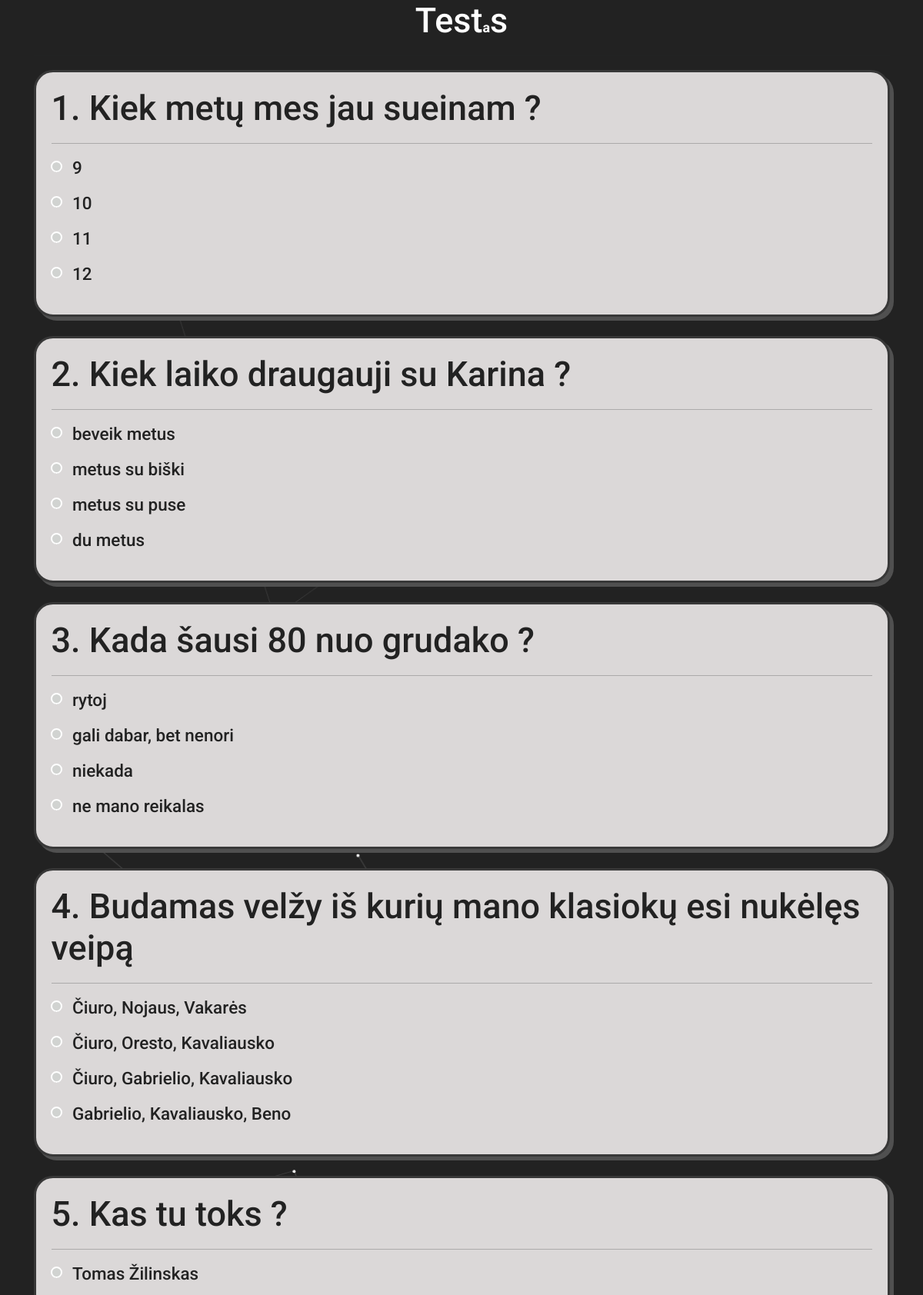
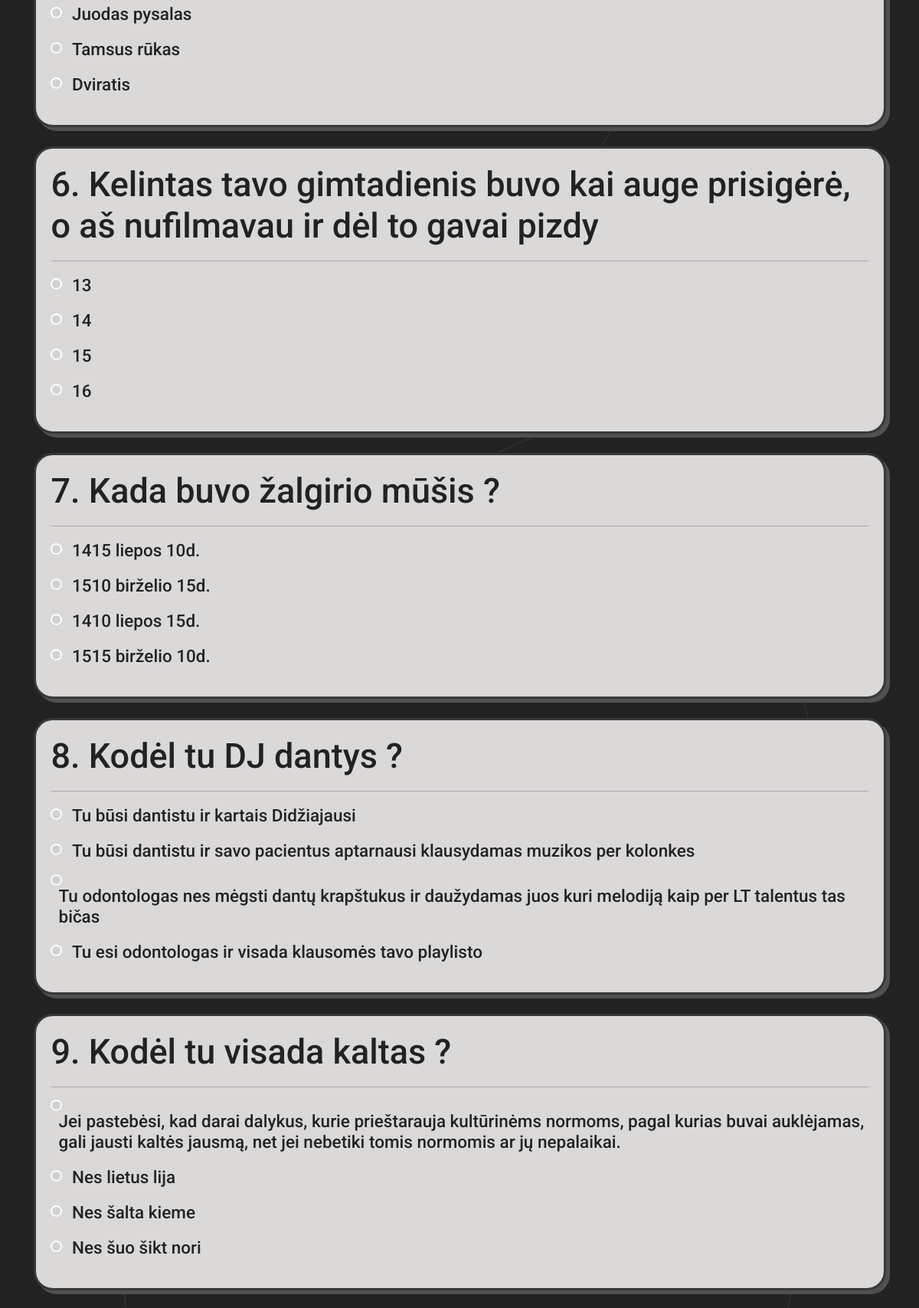
The app's page /gimtadienis/quiz/ (signed in, upper part) with its own data (2 pictures, top to bottom).
### gimtadienis/models.py (models this page shows, shortened)
class Question(models.Model):
    question = models.CharField(max_length=200,null=True)
    opt1 = models.CharField(max_length=200,null=True)
    opt2 = models.CharField(max_length=200,null=True)
    opt3 = models.CharField(max_length=200,null=True)
    opt4 = models.CharField(max_length=200,null=True)
    ans = models.CharField(max_length=200,null=True)

### gimtadienis/views.py (the view)
# urls.py: path('quiz/',views.quiz,name='quiz'),
@login_required
def quiz(request):
    if request.method == 'POST':
        correct = 0
        total = 0
        questions = Question.objects.all()
        for q in questions:
            total += 1
            if q.ans == request.POST.get('question_'+str(total)):
                correct += 1
        percent = (correct*100)/total
        context = {
            'total':total,
            'correct':correct,
            'percent':percent
        }
        return render(request,'quiz_result.html',context)
    else:
        questions = Question.objects.all()
        context = {
            'questions':questions
        }
        return render(request,'quiz.html',context)

### gimtadienis/templates/quiz.html (shortened to what this page needs)
{% extends 'base.html' %}
{% load static %}
{% block content %}
<html lang="en">
<head>
</head>
<body class="quiz-body">
    <div class="container quiz-container">
        <div class="quiz-title">
            <h1>Test<b>a</b>s</h1>
        </div>
        <hr>
        <form method="POST" action="">
            {% for q in questions %}
            <div class="question">
                <h1>{{q.id}}. {{q.question}}</h1>
                <hr>
                <div class="quiz-choice">
                    <input class="quiz-choice-input" type="radio" name="question_{{ q.id }}" id="gridRadio1" value="{{q.opt1}}" required>
                    <label for="gridRadio1">
                        <h5 id="option-selection">{{q.opt1}}</h5>
                    </label>
                </div>
                <div class="quiz-choice">
                    <input class="quiz-choice-input" type="radio" name="question_{{ q.id }}" id="gridRadio2" value="{{q.opt2}}">
                    <label for="gridRadio2">
                        <h5 id="option-selection">{{q.opt2}}</h5>
                    </label>
                </div>
                <div class="quiz-choice">
                    <input class="quiz-choice-input" type="radio" name="question_{{ q.id }}" id="gridRadio3" value="{{q.opt3}}">
                    <label for="gridRadio3">
                        <h5 id="option-selection">{{q.opt3}}</h5>
                    </label>
                </div>
                <div class="quiz-choice">
                    <input class="quiz-choice-input" type="radio" name="question_{{ q.id }}" id="gridRadio4" value="{{q.opt4}}">
                    <label for="gridRadio4">
                        <h5 id="option-selection">{{q.opt4}}</h5>
                    </label>
                </div>
            </div>
            {% endfor %}
        </form>
    </div>
</body>
</html>
{% endblock %}

### gimtadienis/templates/base.html (shortened to what this page needs)
{% load static %}
<html lang="en">
<head>
    <link href="https://cdn.jsdelivr.net/npm/bootstrap@5.0.2/dist/css/bootstrap.min.css" rel="stylesheet">
    <link rel="stylesheet" type="text/css" href="{% static "css/prime.css" %}"/>
</head>
<body>
    {% block content %}
    {% endblock %}
</body>
</html>

### gimtadienis/static/css/prime.css (style rules this page uses)
* { padding:0; margin:0; font-family: 'Roboto', sans-serif; font-size:18px; }
.quiz-title { text-align: center; color: white; }
.question { margin-bottom: 25px; padding: 20px; border-radius: 25px; border: solid rgb(56, 56, 56); background-color: #dbd8d8; color: #222222; box-shadow: 5px 5px #505050; }
.quiz-body { background-color: #222222; }
input[type='radio']:after { width: 15px; height: 15px; border-radius: 15px; top: -2px; left: -1px; position: relative; background-color: #d1d3d1; content: ''; display: inline-block; visibility: visible; border: 2px solid white; }
#option-selection { padding-left: 10px; }
.quiz-choice { margin-bottom: 10px; }

### records on screen
Question: id "1", question "Kiek metų mes jau sueinam ?", opt1 "9", opt2 "10", opt3 "11", opt4 "12"
Question: id "2", question "Kiek laiko draugauji su Karina ?", opt1 "beveik metus", opt2 "metus su biški", opt3 "metus su puse", opt4 "du metus"
Question: id "3", question "Kada šausi 80 nuo grudako ?", opt1 "rytoj", opt2 "gali dabar, bet nenori", opt3 "niekada", opt4 "ne mano reikalas"
Question: id "4", question "Budamas velžy iš kurių mano klasiokų esi nukėlęs veipą", opt1 "Čiuro, Nojaus, Vakarės", opt2 "Čiuro, Oresto, Kavaliausko", opt3 "Čiuro, Gabrielio, Kavaliausko", opt4 "Gabrielio, Kavaliausko, Beno"
Question: id "5", question "Kas tu toks ?", opt1 "Tomas Žilinskas", opt2 "Juodas pysalas", opt3 "Tamsus rūkas", opt4 "Dviratis"
Question: id "6", question "Kelintas tavo gimtadienis buvo kai auge prisigėrė, o aš nufilmavau ir dėl to gavai pizdy", opt1 "13", opt2 "14", opt3 "15", opt4 "16"
Question: id "7", question "Kada buvo žalgirio mūšis ?", opt1 "1415 liepos 10d.", opt2 "1510 birželio 15d.", opt3 "1410 liepos 15d.", opt4 "1515 birželio 10d."
Question: id "8", question "Kodėl tu DJ dantys ?", opt1 "Tu būsi dantistu ir kartais Didžiajausi", opt2 "Tu būsi dantistu ir savo pacientus aptarnausi klausydamas muzikos per kolonkes", opt3 "Tu odontologas nes mėgsti dantų krapštukus ir daužydamas juos kuri melodiją kaip per LT talentus tas bičas", opt4 "Tu esi odontologas ir visada klausomės tavo playlisto"
Question: id "9", question "Kodėl tu visada kaltas ?", opt1 "Jei pastebėsi, kad darai dalykus, kurie prieštarauja kultūrinėms normoms, pagal kurias buvai auklėjamas, gali jausti kaltės jausmą, net jei nebetiki tomis normomis ar jų nepalaikai.", opt2 "Nes lietus lija", opt3 "Nes šalta kieme", opt4 "Nes šuo šikt nori"
